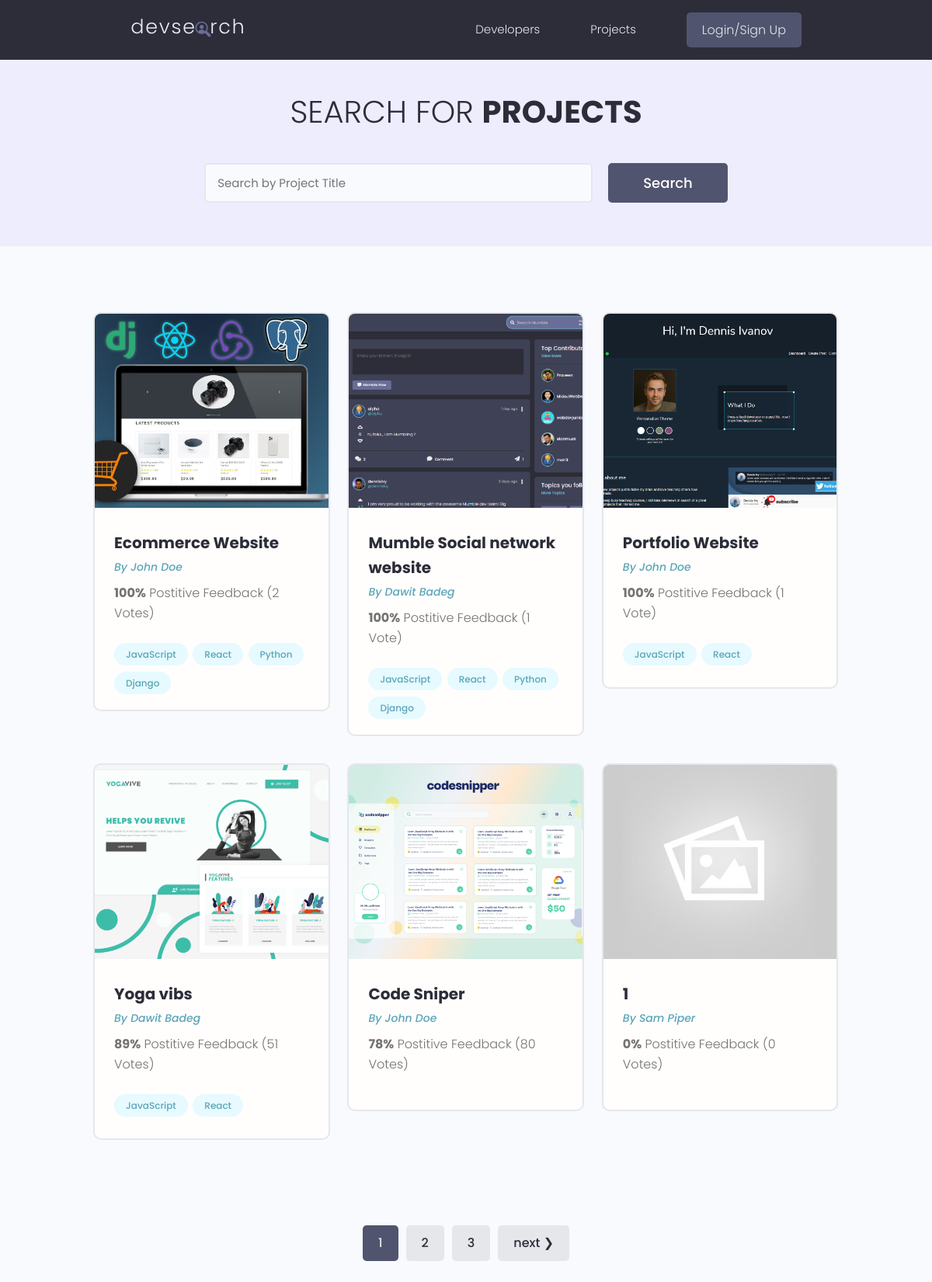
The app's page /projects/, older data.
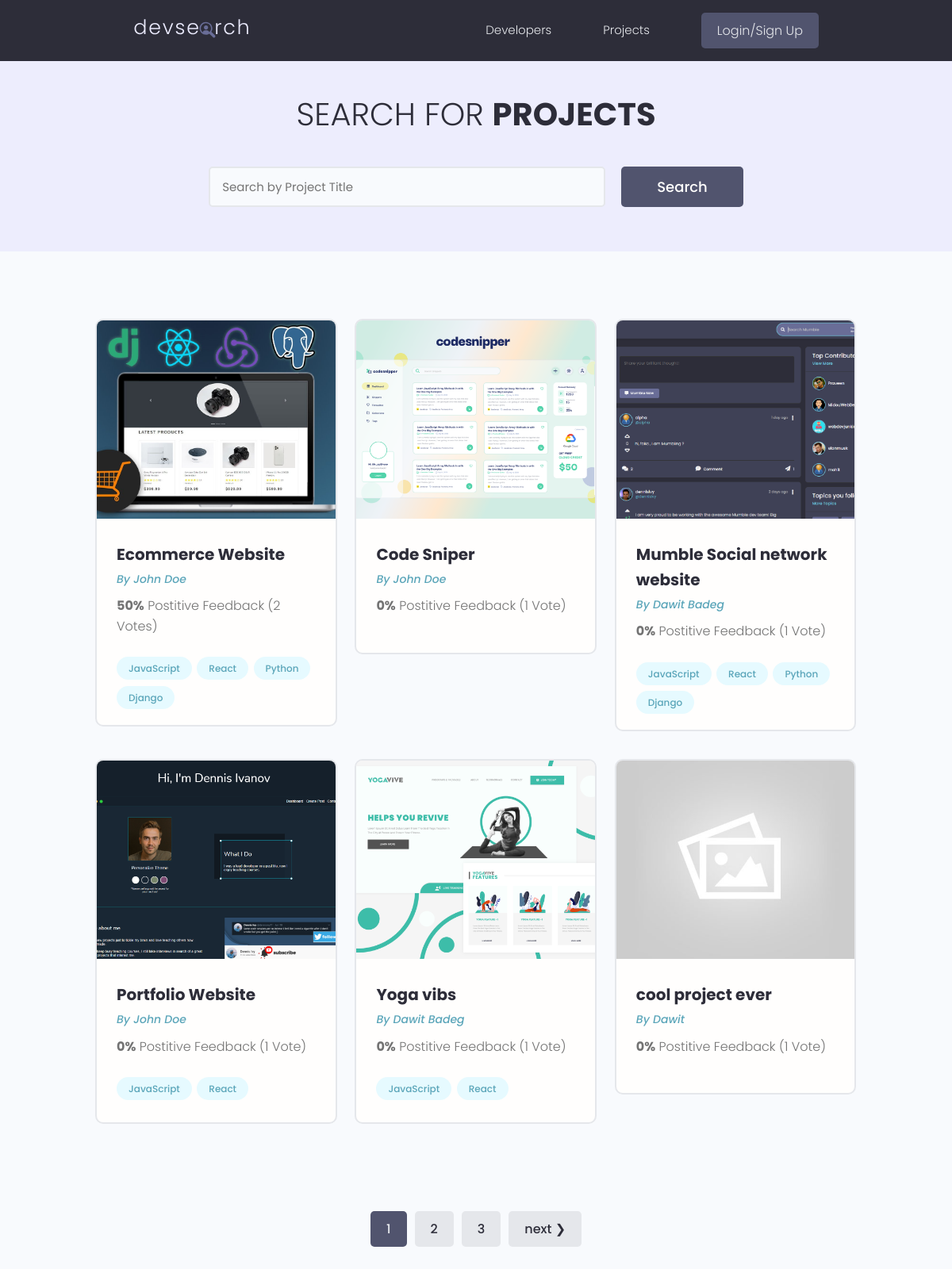
The same page, newer data.
### projects/models.py (models this page shows, shortened)
class Project(models.Model):
    owner = models.ForeignKey(Profile, null=True, blank=True, on_delete=models.CASCADE)
    title = models.CharField(max_length=200)
    description = models.TextField(null=True, blank=True)
    featured_image = models.ImageField(null=True, blank=True, default="default.jpg")
    demo_link = models.CharField(max_length=2000, null=True, blank=True)
    source_link = models.CharField(max_length=2000, null=True, blank=True)
    tags = models.ManyToManyField('Tag', blank=True)
    vote_total = models.IntegerField(default=0, null=True, blank=True)
    vote_ratio = models.IntegerField(default=0, null=True, blank=True)
    created = models.DateTimeField(auto_now_add=True)
    id = models.UUIDField(default=uuid.uuid4, unique=True,
                          primary_key=True, editable=False)
    class Meta:
        ordering = ['-vote_ratio', '-vote_total', 'title']
    @property
    def imageURL(self):
        try:
            url = self.featured_image.url
        except:
            url = ''
        return url

class Tag(models.Model):
    name = models.CharField(max_length=200)
    created = models.DateTimeField(auto_now_add=True)
    id = models.UUIDField(default=uuid.uuid4, unique=True,
                          primary_key=True, editable=False)
    def __str__(self):
        return self.name

### users/models.py (models this page shows, shortened)
class Profile(models.Model):
    user = models.OneToOneField(User, on_delete=models.CASCADE, null=True, blank=True)
    name = models.CharField(max_length=200, blank=True, null=True)
    email = models.EmailField(max_length=500, blank=True, null=True)
    username = models.CharField(max_length=200, blank=True, null=True)
    location = models.CharField(max_length=200, blank=True, null=True)
    short_intro = models.CharField(max_length=200, blank=True, null=True)
    bio = models.TextField(blank=True, null=True)
    profile_image = models.ImageField(null=True, blank=True, upload_to='profiles/', default="profiles/user-default.png")
    social_github = models.CharField(max_length=200, blank=True, null=True)
    social_twitter = models.CharField(max_length=200, blank=True, null=True)
    social_linkedin = models.CharField(max_length=200, blank=True, null=True)
    social_youtube = models.CharField(max_length=200, blank=True, null=True)
    social_website = models.CharField(max_length=200, blank=True, null=True)
    created = models.DateTimeField(auto_now_add=True)
    id = models.UUIDField(default=uuid.uuid4, unique=True,
                          primary_key=True, editable=False)
    class Meta:
        ordering = ['created']

### projects/views.py (the view)
# urls.py: path('projects/', views.getProjects),
def projects(request):
    projects, search_query = searchProjects(request)
    custom_range, projects = paginateProjects(request, projects, 6)
    context = {'projects':projects, 'search_query':search_query, 'custom_range': custom_range}
    return render(request, 'projects/projects.html', context)

### projects/utils.py (called while the page is built)
def paginateProjects(request, projects, results):
    page = request.GET.get('page')
    paginator = Paginator(projects, results)
    try:
        projects = paginator.page(page)
    except PageNotAnInteger:
        page = 1
        projects = paginator.page(page)
    except EmptyPage:
        page = paginator.num_pages
        projects = paginator.page(page)
    left_index = int(page) - 1
    if left_index < 1:
        left_index = 1
    right_index = int(page) + 2
    if right_index > paginator.num_pages:
        right_index = paginator.num_pages
    custom_range = range(left_index, right_index + 1)
    return custom_range, projects

def searchProjects(request):
    search_query = ''
    if request.GET.get('search_query'):
        search_query = request.GET.get('search_query')
    tags = Tag.objects.filter(name__icontains=search_query)
    projects = Project.objects.distinct().filter(
        Q(title__icontains=search_query) |
        Q(description__icontains=search_query) |
        Q(owner__name__icontains=search_query) |
        Q(tags__in=tags)
    )
    return projects, search_query

### projects/templates/projects/projects.html (shortened to what this page needs)
{% extends 'main.html' %}
{% block content %}
  <main class="projects">
    <section class="hero-section text-center">
      <div class="container container--narrow">
        <div class="hero-section__box">
          <h2>Search for <span>Projects</span></h2>
        </div>
        <div class="hero-section__search">
          <form id='searchForm' class="form" action="{% url 'projects' %}" method="get">
            <div class="form__field">
              <input class="input input--text" id="formInput#search" type="text" name="search_query"
                placeholder="Search by Project Title" value="{{search_query}}"/>
            </div>
            <input class="btn btn--sub btn--lg" type="submit" value="Search" />
          </form>
        </div>
      </div>
    </section>
    <section class="projectsList">
      <div class="container">
        <div class="grid grid--three">
        {% for project in projects %}
          <div class="column">
            <div class="card project">
              <a href="{% url 'project' project.id %}" class="project">
                <img class="project__thumbnail" src="{{project.imageURL}}" alt="project thumbnail" />
                <div class="card__body">
                  <h3 class="project__title">{{project.title}}</h3>
                  <p><a class="project__author" href="{% url 'user-profile' project.owner.id %}">By {{project.owner.name}}</a></p>
                  <p class="project--rating">
                    <span style="font-weight: bold;">{{project.vote_ratio}}%</span> Postitive
                    Feedback ({{project.vote_total}} Vote{{project.vote_total|pluralize:"s"}})
                  </p>
                  <div class="project__tags">
                    {% for tag in project.tags.all %}
                    <span class="tag tag--pill tag--main">
                      <small>{{tag}}</small>
                    </span>
                    {% endfor %}
                  </div>
                </div>
              </a>
            </div>
          </div>
        {% endfor %}
        </div>
      </div>
    </section>
    {% include 'pagination.html' with queryset=projects custom_range=custom_range %}
  </main>
{% endblock content %}

Row changes from the older to the newer data that the page shows:
no longer on this page (row unchanged): Project: imageURL (placeholder picture), title "1", owner.name "Sam Piper", vote_ratio "0", vote_total "0"
changed Project "Ecommerce Website": vote_ratio "100" → "50"
changed Project "Code Sniper": vote_ratio "78" → "0"; vote_total "80" → "1"; moves up the list
changed Project "Mumble Social network website": vote_ratio "100" → "0"
changed Project "Portfolio Website": vote_ratio "100" → "0"
changed Project "Yoga vibs": vote_ratio "89" → "0"; vote_total "51" → "1"
now on this page (row edited): Project: imageURL (placeholder picture), title "cool project ever", owner.name "Dawit", vote_ratio "0", vote_total "1"
